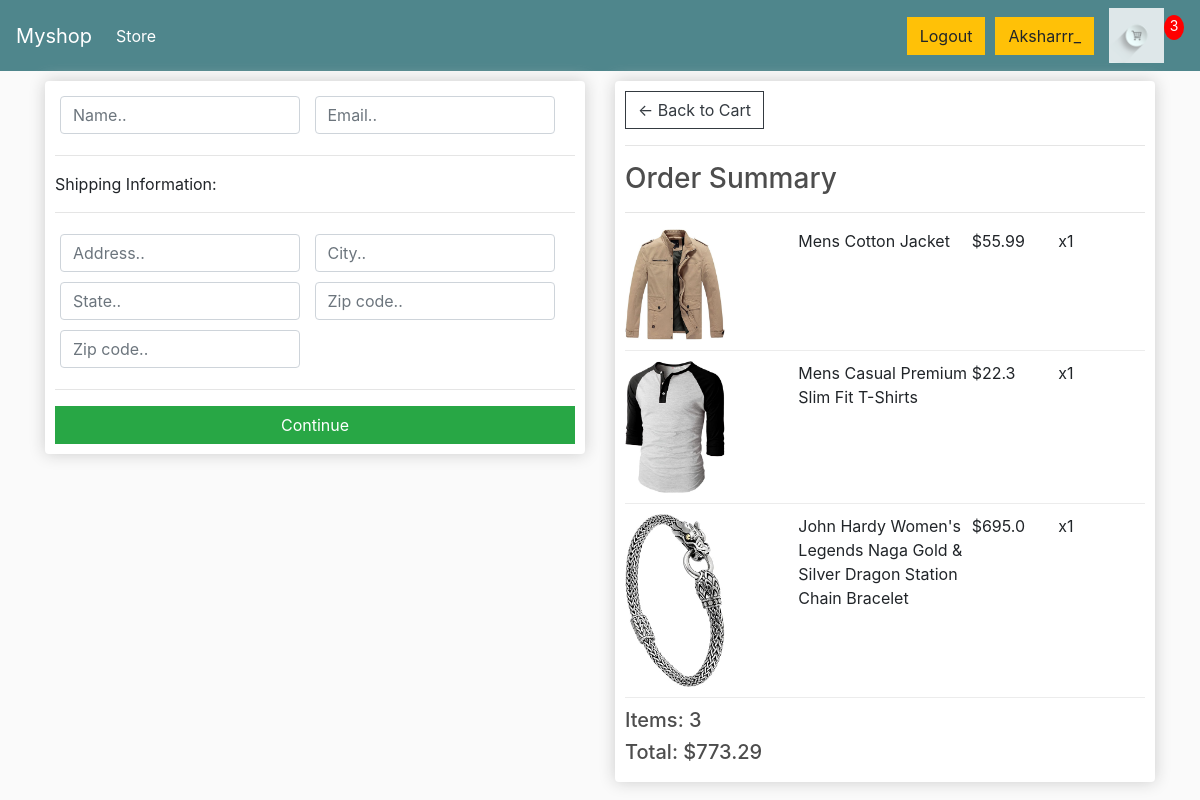
Screenshot of /checkout/ (signed in) with the database file from the repository.
### products/models.py (models this page shows, shortened)
class OrderItem(models.Model):
    product= models.ForeignKey(Product, null=True, blank=True, on_delete=models.SET_NULL)
    order=models.ForeignKey(Order,null=True, blank=True, on_delete=models.SET_NULL)
    quantity= models.IntegerField(default=0,null=True,blank=True)
    date_added= models.DateTimeField(auto_now_add=True)
    @property
    def get_total(self):
        total=self.product.price * self.quantity
        return total

class Product(models.Model):
    name= models.CharField(max_length=200, null=True)
    price= models.FloatField()
    image=models.ImageField(null=True,blank=True)
    @property
    def imageURL(self):
        try:
            url=self.image.url
        except:
            url=''
        return url

class Order(models.Model):
    customer=models.ForeignKey(User, null=True, blank=True, on_delete=models.SET_NULL)
    date_ordered=models.DateTimeField(auto_now_add=True)
    complete=models.BooleanField(default=False)
    transaction_id=models.CharField(max_length=100)
    @property
    def shipping(self):
        shipping=True
        return shipping
    @property
    def get_cart_total(self):
        orderitems=self.orderitem_set.all()
        total=sum([item.get_total for item in orderitems])
        return total
    @property
    def get_cart_items(self):
        orderitems=self.orderitem_set.all()
        total=sum([item.quantity for item in orderitems])
        return total

### products/views.py (the view)
# urls.py: path('checkout/',views.checkout,name="checkout"),
def checkout(request):
    if request.user.is_authenticated:
        customer=request.user
        order,created=Order.objects.get_or_create(customer=customer,complete=False)
        items=order.orderitem_set.all()
        cartItems=order.get_cart_items
    else:
        items=[]
        order={'get_cart_total':0 , 'get_cart_items':0,'shipping':False}
        cartItems=order['get_cart_items']
    context={'items':items, 'order':order,'cartItems':cartItems}
    return render(request,'checkout.html',context)

### products/templates/checkout.html (shortened to what this page needs)
{% extends 'main.html' %}
{% load static %}
{% block content %}
     <div class="row">
		<div class="col-lg-6">
			<div class="box-element" id="form-wrapper">
				<form id="form">
					<div id="user-info">
						<div class="form-field">
							<input required class="form-control" type="text" name="name" placeholder="Name..">
						</div>
						<div class="form-field">
							<input required class="form-control" type="email" name="email" placeholder="Email..">
						</div>
					</div>
					<div id="shipping-info">
						<hr>
						<p>Shipping Information:</p>
						<hr>
						<div class="form-field">
							<input class="form-control" type="text" name="address" placeholder="Address..">
						</div>
						<div class="form-field">
							<input class="form-control" type="text" name="city" placeholder="City..">
						</div>
						<div class="form-field">
							<input class="form-control" type="text" name="state" placeholder="State..">
						</div>
						<div class="form-field">
							<input class="form-control" type="text" name="zipcode" placeholder="Zip code..">
						</div>
						<div class="form-field">
							<input class="form-control" type="text" name="country" placeholder="Zip code..">
						</div>
					</div>
					<hr>
					<input id="form-button" class="btn btn-success btn-block" type="submit" value="Continue">
				</form>
			</div>
			<br>
		</div>
		<div class="col-lg-6">
			<div class="box-element">
				<a  class="btn btn-outline-dark" href="{% url 'cart' %}">&#x2190; Back to Cart</a>
				<hr>
				<h3>Order Summary</h3>
				<hr>
				{% for item in items %}
				<div class="cart-row">
					<div style="flex:2"><img class="row-image" src="{{item.product.imageURL}}"></div>
					<div style="flex:2"><p>{{item.product.name}}</p></div>
					<div style="flex:1"><p>${{item.product.price}}</p></div>
					<div style="flex:1"><p>x{{item.quantity}}</p></div>
				</div>
			{%endfor%}
				<h5>Items:   {{order.get_cart_items}}</h5>
				<h5>Total:   ${{order.get_cart_total}}</h5>
			</div>
		</div>
	</div>
{% endblock content %}

### products/templates/main.html (shortened to what this page needs)
<!DOCTYPE html>
{% load static %}
<html>
<head>
	<link rel="stylesheet" href="https://stackpath.bootstrapcdn.com/bootstrap/4.4.1/css/bootstrap.min.css">
	<link rel="stylesheet" type="text/css" href="{% static 'css/main.css' %}">
</head>
<body>
    <nav class="navbar navbar-expand-lg navbar-dark bg-dark">
        <a class="navbar-brand" href="{% url 'store' %}">Myshop</a>
        <div class="collapse navbar-collapse" id="navbarSupportedContent">
          <ul class="navbar-nav mr-auto">
            <li class="nav-item active">
              <a class="nav-link" href="{% url 'store' %}">Store <span class="sr-only">(current)</span></a>
            </li>
          </ul>
          {%if user.is_authenticated %}
            <div class="form-inline my-2 my-lg-0" >
            <a href="{%url 'logout'%}"class="btn btn-warning" style="margin-right: 10px;">Logout</a>
          {% else %}
            <div class="form-inline my-2 my-lg-0" >
            <a href="{%url 'login'%}"class="btn btn-warning" style="margin-right: 10px;">Login</a>
          {%endif%}
          <div class="form-inline my-2 my-lg-0">
                 <a href="#"class="btn btn-warning">{{user}}</a>
                   <a href="{% url 'cart' %}">
                     <img  id="cart-icon" src="{% static 'images/icon-1415760_1920.png' %}">
                   </a>
                  <p id="cart-total">{{cartItems}}</p>
               </div>
        </div>
      </nav>
    <div class="container">
        {% block content %}
        {% endblock content %}
    </div>
</body>
</html>

### static/css/main.css (style rules this page uses)
body { background-color: hsl(0, 0%, 98%); }
h1,h2,h3,h4,h5,h6 { color:hsl(0, 0%, 30%); }
.box-element { box-shadow:hsl(0, 0%, 80%) 0 0 16px; background-color: #fff; border-radius: 4px; padding: 10px; }
.bg-dark { background-color: #4f868c!important; }
#cart-icon { width:55px; display: inline-block; margin-left: 15px; }
#cart-total { display: block; text-align: center; color:#fff; background-color: red; width: 20px; height: 25px; border-radius: 50%; font-size: 14px; }
.col-lg-4, .col-lg-6, .col-lg-8, .col-lg-12 { margin-top: 10px; }
.btn { border-radius: 0; }
.row-image { width: 100px; }
.form-field { width:250px; display: inline-block; padding: 5px; }
.cart-row { display: flex; align-items: flex-stretch; padding-bottom: 10px; margin-bottom: 10px; border-bottom: 1px solid #ececec; }

### rows the page displays
OrderItem: product.imageURL (picture), product.name "Mens Cotton Jacket", product.price "55.99", quantity "1"
OrderItem: product.imageURL (picture), product.name "Mens Casual Premium Slim Fit T-Shirts", product.price "22.3", quantity "1"
OrderItem: product.imageURL (picture), product.name "John Hardy Women's Legends Naga Gold & Silver Dragon Station Chain Bracelet", product.price "695.0", quantity "1"
Order: get_cart_items "3", get_cart_total "773.29"

### other values shown
{{ user }} "Aksharrr_"
{{ cartItems }} "3"
